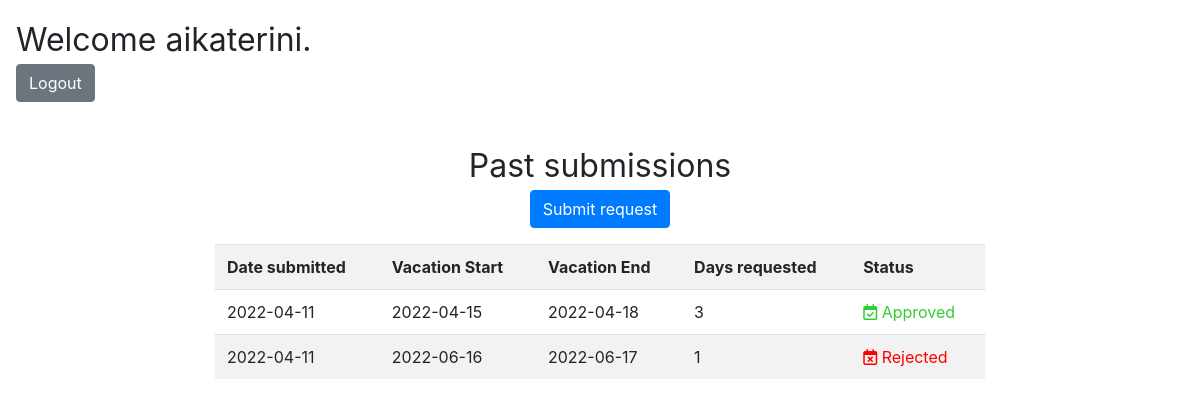
Before: /employees/dashboard.php (signed in) with the older database file.
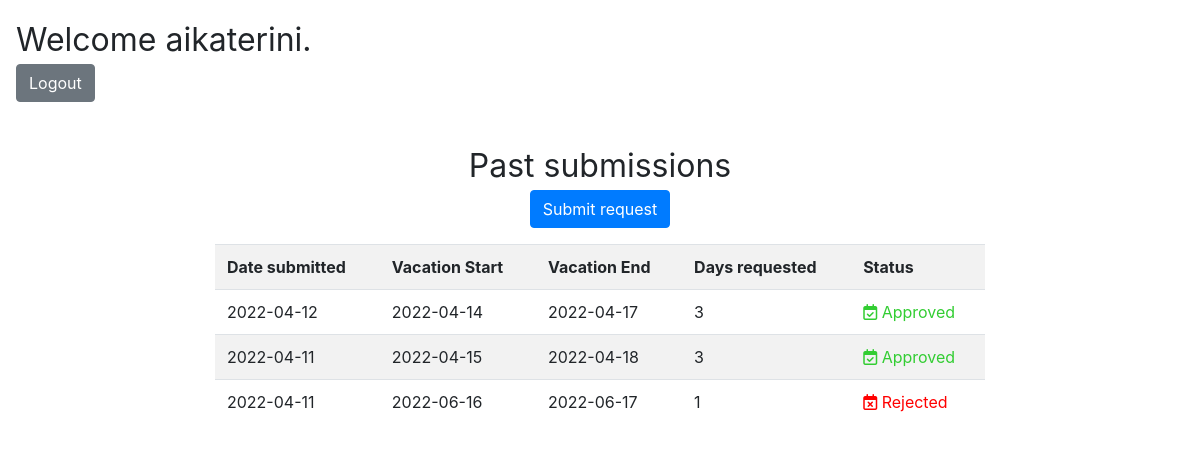
After: the same page with the newer database file.
### tables this page shows
CREATE TABLE `submissions` (
  `id` int(11) NOT NULL,
  `date_submitted` date NOT NULL DEFAULT current_timestamp(),
  `vacstart` date NOT NULL,
  `vacend` date NOT NULL,
  `totaldays` int(11) NOT NULL,
  `statusid` int(11) NOT NULL,
  `employeeid` int(11) NOT NULL,
  `reason` varchar(550) DEFAULT NULL,
  `submitkey` varchar(50) NOT NULL
);

CREATE TABLE `stsubmission` (
  `id` int(11) NOT NULL,
  `status` varchar(20) NOT NULL
);

### employees/dashboard.php (the view, shortened to what this page needs)
<?php
include ('../includes/dbconn.php');
?>
<html>
<head>
    <link rel="stylesheet" href="../css/dashboard.css">
    <link rel="stylesheet" href="https://cdn.jsdelivr.net/npm/bootstrap@4.6.1/dist/css/bootstrap.min.css">
</head>
<body>
<?php
if(isset($_SESSION["empname"])) {
?>
    <p class="userinfo"> Welcome <?php echo $_SESSION["empname"]; ?>.<br>
        <a class="btn btn-secondary" href="logout.php" tite="Logout">Logout </a></p><br>
    <?php
    $sql = "SELECT submissions.*,stsubmission.status FROM employees, submissions, stsubmission WHERE stsubmission.id=submissions.statusid and employees.id = submissions.employeeid and employeeid = '" . $_SESSION['empid'] . "' ORDER BY submissions.date_submitted DESC";
    $result = $conn->query($sql);
    echo "<p class='tabletitle'>Past submissions<br><a class='btn btn-primary' style='text-decoration: none;color: white;' href='submit.php' tite='Submit request'>Submit request</a></p>";
    if ($result->num_rows > 0) {
        echo "<div class='container col-md-8'><table class='table table-striped table-hover'><tr><th>Date submitted</th><th>Vacation Start</th><th>Vacation End</th><th>Days requested</th><th>Status</th></tr>";
        while($row = $result->fetch_assoc()) {
            if($row["statusid"] == 2){
                $icon="<i class='far fa-calendar-check' style='color: limegreen'></i>";
                $color="limegreen";
            }elseif ($row["statusid"] == 3){
                $icon="<i class='far fa-calendar-times' style='color: red'></i>";
                $color="red";
            }else{
                $icon="<i class='fas fa-spinner fa-pulse'></i>";
                $color="black";
            }
            echo "<tr><td>".$row["date_submitted"]."</td><td>".$row["vacstart"]."</td><td>".$row["vacend"]."</td><td>".$row["totaldays"]."</td><td style='color: ".$color.";'>". $icon."  ".$row["status"]."</td></tr>";
        }
        echo "</table></div></div>";
        }
     else {
         echo "<p style='text-align: center'>no past submissions found</p>";
    }
    ?>
<?php
}else echo "<h1 style='text-align: center'>Please login first</h1><br><p id='loginpage'><button type='button' class='btn btn-primary'><a href='../index.php' style='text-decoration: none;color: white;'>Login Page </a></button></p>";
?>
</body>
</html>

### css/dashboard.css (style rules this page uses)
.userinfo { margin: 1rem; font-size: xx-large; }
.tabletitle { text-align: center; font-size: xx-large; }

Changed rows visible on the page:
added submissions: date_submitted "2022-04-12", vacstart "2022-04-14", vacend "2022-04-17", totaldays "3", statusid.status "Approved"
